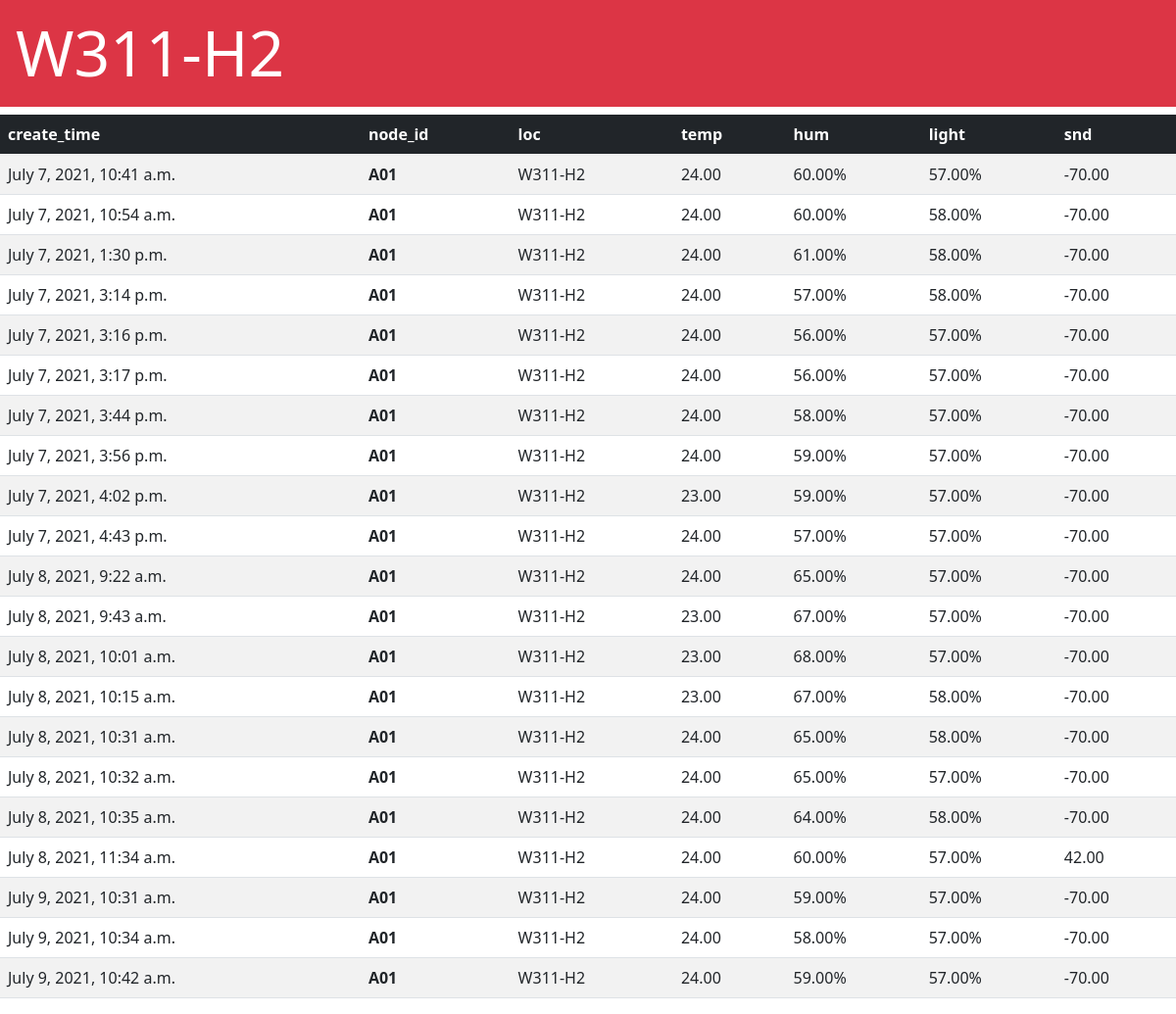
The app's page /iot/W311-H2/ with its own data.
### iot/models.py (models this page shows, shortened)
class Event(models.Model):
    create_time = models.DateTimeField(auto_now_add=True)
    node_id = models.CharField(max_length=2)
    loc = models.CharField(max_length=10)
    temp = models.DecimalField(max_digits=5, decimal_places=2)
    hum = models.DecimalField(max_digits=5, decimal_places=2)
    light = models.DecimalField(max_digits=5, decimal_places=2)
    snd = models.DecimalField(max_digits=5, decimal_places=2)

### iot/views.py (the view)
# urls.py: path('W311-H2/',views.W311H2),
def W311H2(request):
    items3 = Event.objects.filter(loc ='W311-H2')
    context = {'items3' : items3} # Store the data in "context" dictionaries
    return render(request, 'iot/W311-H2.html', context) # Pass the context to HTML template

### iot/templates/iot/W311-H2.html (shortened to what this page needs)
<!doctype html>
<HTML>
    <head>
        <link href="https://cdn.jsdelivr.net/npm/bootstrap@5.0.0/dist/css/bootstrap.mi
n.css" rel="stylesheet" integrity="sha384-
wEmeIV1mKuiNpC+IOBjI7aAzPcEZeedi5yW5f2yOq55WWLwNGmvvx4Um1vskeMj0" crossorigin=
"anonymous">
    </head>
    <body>
        <h1 class="display-3 p-3 mb-2 bg-danger text-white">W311-H2</h1>
        <table class="table table-striped table-hover">
            <thead class="table-dark">
                <tr>
                    <th>create_time</th>
                    <th>node_id</th>
                    <th>loc</th>
                    <th>temp</th>
                    <th>hum</th>
                    <th>light</th>
                    <th>snd</th>
                </tr>
            </thead>
            <tbody>
                {% for item in items3 %}
                <tr>
                    <td>{{ item.create_time }}</td>
                    <td><strong>{{ item.node_id }}</strong></td>
                    <td>{{ item.loc }}</td>
                    <td>{{ item.temp }}</td>
                    <td>{{ item.hum }}%</td>
                    <td>{{ item.light }}%</td>
                    <td>{{ item.snd }}</td>
                </tr>
                {% endfor %}
            </tbody>
        </table>
        </body>
</HTML>

### records on screen
Event: create_time "July 7, 2021, 10:41 a.m.", node_id "A01", loc "W311-H2", temp "24.00", hum "60.00", light "57.00", snd "-70.00"
Event: create_time "July 7, 2021, 10:54 a.m.", node_id "A01", loc "W311-H2", temp "24.00", hum "60.00", light "58.00", snd "-70.00"
Event: create_time "July 7, 2021, 1:30 p.m.", node_id "A01", loc "W311-H2", temp "24.00", hum "61.00", light "58.00", snd "-70.00"
Event: create_time "July 7, 2021, 3:14 p.m.", node_id "A01", loc "W311-H2", temp "24.00", hum "57.00", light "58.00", snd "-70.00"
Event: create_time "July 7, 2021, 3:16 p.m.", node_id "A01", loc "W311-H2", temp "24.00", hum "56.00", light "57.00", snd "-70.00"
Event: create_time "July 7, 2021, 3:17 p.m.", node_id "A01", loc "W311-H2", temp "24.00", hum "56.00", light "57.00", snd "-70.00"
Event: create_time "July 7, 2021, 3:44 p.m.", node_id "A01", loc "W311-H2", temp "24.00", hum "58.00", light "57.00", snd "-70.00"
Event: create_time "July 7, 2021, 3:56 p.m.", node_id "A01", loc "W311-H2", temp "24.00", hum "59.00", light "57.00", snd "-70.00"
Event: create_time "July 7, 2021, 4:02 p.m.", node_id "A01", loc "W311-H2", temp "23.00", hum "59.00", light "57.00", snd "-70.00"
Event: create_time "July 7, 2021, 4:43 p.m.", node_id "A01", loc "W311-H2", temp "24.00", hum "57.00", light "57.00", snd "-70.00"
Event: create_time "July 8, 2021, 9:22 a.m.", node_id "A01", loc "W311-H2", temp "24.00", hum "65.00", light "57.00", snd "-70.00"
Event: create_time "July 8, 2021, 9:43 a.m.", node_id "A01", loc "W311-H2", temp "23.00", hum "67.00", light "57.00", snd "-70.00"
Event: create_time "July 8, 2021, 10:01 a.m.", node_id "A01", loc "W311-H2", temp "23.00", hum "68.00", light "57.00", snd "-70.00"
Event: create_time "July 8, 2021, 10:15 a.m.", node_id "A01", loc "W311-H2", temp "23.00", hum "67.00", light "58.00", snd "-70.00"
Event: create_time "July 8, 2021, 10:31 a.m.", node_id "A01", loc "W311-H2", temp "24.00", hum "65.00", light "58.00", snd "-70.00"
Event: create_time "July 8, 2021, 10:32 a.m.", node_id "A01", loc "W311-H2", temp "24.00", hum "65.00", light "57.00", snd "-70.00"
Event: create_time "July 8, 2021, 10:35 a.m.", node_id "A01", loc "W311-H2", temp "24.00", hum "64.00", light "58.00", snd "-70.00"
Event: create_time "July 8, 2021, 11:34 a.m.", node_id "A01", loc "W311-H2", temp "24.00", hum "60.00", light "57.00", snd "42.00"
Event: create_time "July 9, 2021, 10:31 a.m.", node_id "A01", loc "W311-H2", temp "24.00", hum "59.00", light "57.00", snd "-70.00"
Event: create_time "July 9, 2021, 10:34 a.m.", node_id "A01", loc "W311-H2", temp "24.00", hum "58.00", light "57.00", snd "-70.00"
Event: create_time "July 9, 2021, 10:42 a.m.", node_id "A01", loc "W311-H2", temp "24.00", hum "59.00", light "57.00", snd "-70.00"
